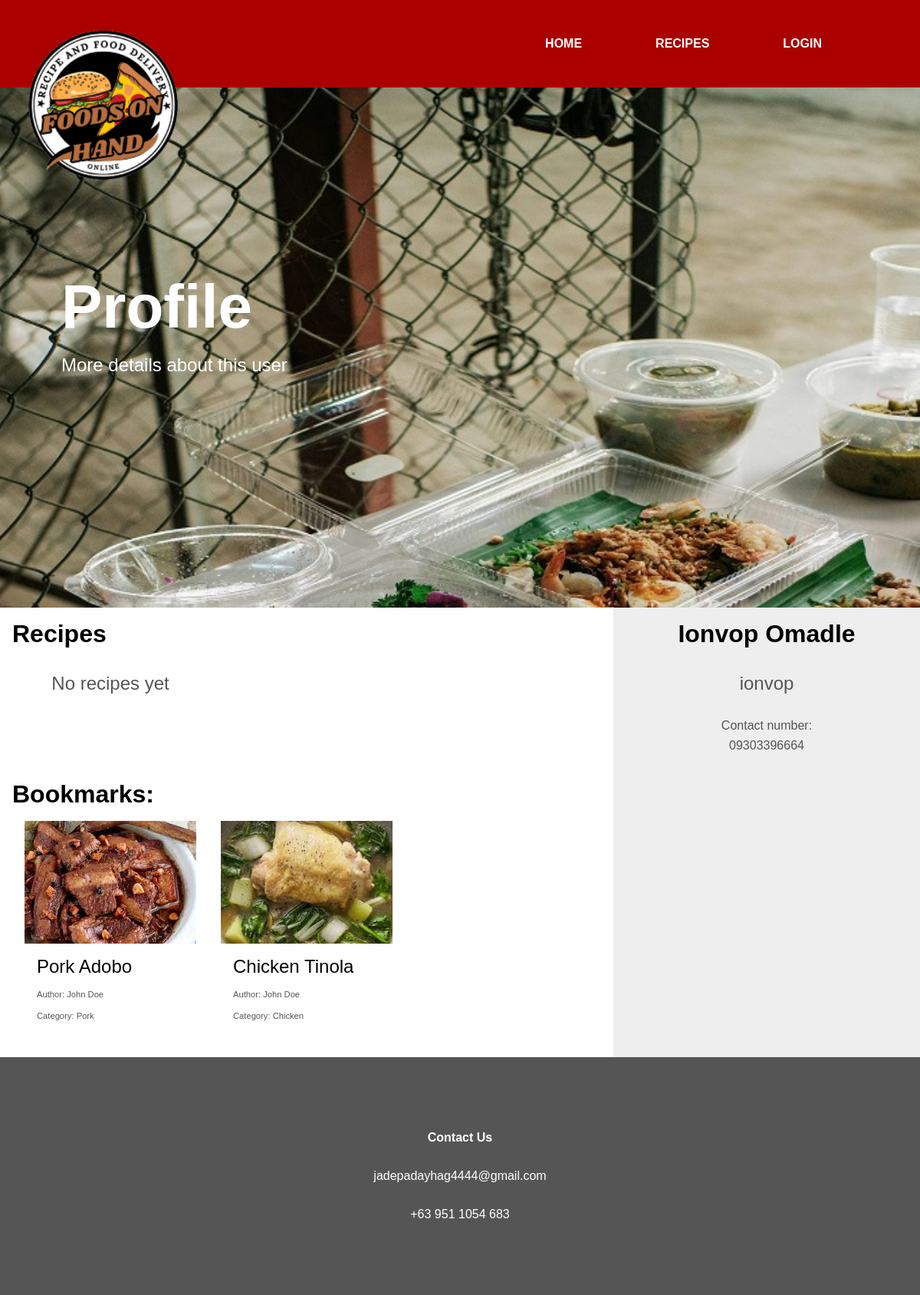
Page /profile/index.php?id=1 on the committed database.
### tables this page shows
CREATE TABLE `bookmarks` (`id` INTEGER PRIMARY KEY AUTOINCREMENT, `user_id` INTEGER REFERENCES `users`(`id`), `recipe_id` INTEGER REFERENCES `recipes`(`id`), `time` INTEGER DEFAULT (unixepoch()));

CREATE TABLE "recipes" (`id` INTEGER PRIMARY KEY AUTOINCREMENT, `user_id` INTEGER REFERENCES `users`(`id`), `title` TEXT, `content` TEXT, `category` TEXT, `image` TEXT, `time` INTEGER DEFAULT (unixepoch()));

CREATE TABLE "users" (`id` INTEGER PRIMARY KEY AUTOINCREMENT, firstname TEXT, lastname TEXT, `username` TEXT UNIQUE, phone TEXT, `hash` TEXT, session TEXT, `time` INTEGER DEFAULT (unixepoch()));

### profile/index.php (the view, shortened to what this page needs)
<?php
require_once "common.php";
$db = new SQLite3("database.db");
$query = <<<SQL
    SELECT * FROM `users` WHERE `id` = :id
SQL;
$stmt = $db->prepare($query);
$stmt->bindValue(":id", $_GET["id"]);
$target = $stmt->execute()->fetchArray(SQLITE3_ASSOC);
?>
<html>
    <head>
        <link rel="stylesheet" href="style.css">
    </head>
    <body>
        <?= renderHeader("Profile", "More details about this user") ?>
        <div style="
            display: grid;
            grid-template-columns: 2fr 1fr;"
            data-mobile="
            grid-template-columns: minmax(0, 1fr);">
            <div>
                <div style="
                    padding: 1rem;
                    font-size: 2rem;
                    font-weight: bold;">
                    Recipes
                </div>
                <div style="
                    display: grid;
                    grid-template-columns: repeat(3, 1fr);
                    padding: 1rem;
                    padding-top: 0rem;">
                    <?php
                        $count = 0;
                        if ($count == 0) {
                            echo <<<HTML
                                <div style="
                                    padding: 1rem;
                                    text-align: center;
                                    font-size: 1.5rem;
                                    color: #555;">
                                    No recipes yet
                                </div>
                            HTML;
                        }
                    ?>
                </div>
                <div style="
                    padding: 1rem;
                    padding-top: 5rem;
                    font-size: 2rem;
                    font-weight: bold;">
                    Bookmarks:
                </div>
                <div style="
                    display: grid;
                    grid-template-columns: repeat(3, 1fr);
                    padding: 1rem;
                    padding-top: 0rem;">
                    <?php
                        $query = <<<SQL
                            SELECT * FROM `bookmarks` WHERE `user_id` = :user_id
                        SQL;
                        $stmt = $db->prepare($query);
                        $stmt->bindValue(":user_id", $target["id"]);
                        $bookmarks = $stmt->execute();
                        while ($bookmark = $bookmarks->fetchArray(SQLITE3_ASSOC)) {
                            $query = <<<SQL
                                SELECT * FROM `recipes` WHERE `id` = :id
                            SQL;
                            $stmt = $db->prepare($query);
                            $stmt->bindValue(":id", $bookmark["recipe_id"]);
                            $recipe = $stmt->execute()->fetchArray(SQLITE3_ASSOC);
                            renderRecipe($recipe);
                        }
                    ?>
                </div>
            </div>
            <div style="
                background-color: #eee;">
                <div style="
                    padding: 1rem;
                    text-align: center;
                    font-size: 2rem;
                    font-weight: bold;">
                    <?= htmlentities($target["firstname"] . " " . $target["lastname"]) ?>
                </div>
                <div style="
                    padding: 1rem;
                    text-align: center;
                    font-size: 1.5rem;
                    color: #555;">
                    <?= htmlentities($target["username"]) ?>
                </div>
                <div style="
                    padding: 1rem;
                    padding-bottom: 0.5rem;
                    text-align: center;
                    color: #555;">
                    Contact number:
                </div>
                <div style="
                    padding: 1rem;
                    padding-top: 0rem;
                    text-align: center;
                    color: #555;">
                    <?= htmlentities($target["phone"]) ?>
                </div>
            </div>
        </div>
        <?= renderFooter() ?>
    </body>
</html>

### common.php (shortened to what this page needs)
<?php
function getUser() {
    $db = new SQLite3("database.db");
    if (isset($_COOKIE["session"]) == false) {
        return false;
    }
    $query = <<<SQL
        SELECT * FROM `users` WHERE `session` = :session
    SQL;
    $stmt = $db->prepare($query);
    $stmt->bindValue(":session", $_COOKIE["session"]);
    $user = $stmt->execute()->fetchArray();
    return $user;
}
function renderHeader($title, $description, $descriptionLink = false) {
    $title = str_replace("\n", "<br>", $title);
    $description = str_replace("\n", "<br>", $description);
    $user = getUser();
    $login = <<<HTML
        <a style="
            display: block;
            padding: 3rem;
            color: #fff;
            font-weight: bold;
            cursor: pointer;"
            data-mobile="
            padding: 1rem;"
            class="g_panelTab"
            href="login/">
            LOGIN
        </a>
    HTML;
    if ($descriptionLink == false) {
        $descriptionBlock = <<<HTML
            <div style="
                padding: 5rem;
                padding-top: 0rem;
                font-size: 1.5rem;
                color: #fff;">
                {$description}
            </div>
        HTML;
    }
    return <<<HTML
        <div style="
            height: 99vh;
            position: relative;
            background-image: url(assets/bg.jpg);
            background-size: cover;
            background-attachment: fixed;
            background-position: center;"
            data-mobile="
            height: 45rem;
            background-attachment: scroll;
            background-size: cover;"
            id="g_panelBackground">
            <div>
                <div style="
                    display: grid;
                    grid-template-columns: 1fr repeat(3, max-content) 5rem;
                    background-color: #a00;"
                    data-mobile="
                    grid-template-columns: 1fr;
                    text-align: center;">
                    <div></div>
                    <a style="
                        display: block;
                        padding: 3rem;
                        color: #fff;
                        font-weight: bold;
                        cursor: pointer;"
                        data-mobile="
                        padding: 1rem;"
                        class="g_panelTab"
                        href="./">
                        HOME
                    </a>
                    <a style="
                        display: block;
                        padding: 3rem;
                        color: #fff;
                        font-weight: bold;
                        cursor: pointer;"
                        data-mobile="
                        padding: 1rem;"
                        class="g_panelTab"
                        href="recipes/">
                        RECIPES
                    </a>
                    {$login}
                    <div></div>
                </div>
                <div style="
                    padding: 5rem;
                    padding-top: 15rem;
                    padding-bottom: 1rem;
                    font-size: 5rem;
                    font-weight: bold;
                    color: #fff;"
                    data-mobile="
                    padding-top: 5rem;">
                    {$title}
                </div>
                {$descriptionBlock}
            </div>
            <div style="
                position: absolute;
                left: 0rem;
                top: 0rem;
                padding: 1rem;">
                <img style="
                    width: 15rem;
                    height: 15rem;
                    object-fit: contain;"
                    data-mobile="
                    display: none;"
                    src="assets/logo.png">
            </div>
        </div>
    HTML;
}
function renderFooter() {
    return <<<HTML
        <div style="
            padding: 5rem;
            background-color: #555;
            color: #fff;
            text-align: center;">
            <div style="
                padding: 1rem;
                font-weight: bold;">
                Contact Us
            </div>
            <div style="
                padding: 1rem;">
                jadepadayhag4444@gmail.com
            </div>
            <div style="
                padding: 1rem;">
                +63 951 1054 683
            </div>
        </div>
    HTML;
}
function renderRecipe($recipe) {
    $db = new SQLite3("database.db");
    $categoryMap = [
        "pork" => "Pork",
        "chicken" => "Chicken",
        "beef" => "Beef",
        "fish" => "Fish",
        "vegetable" => "Vegetable",
        "seafood" => "Seafood"
    ];
    $src = "uploads/" . $recipe["image"];
    $title = htmlentities($recipe["title"]);
    $category = $categoryMap[$recipe["category"]];
    $query = <<<SQL
        SELECT * FROM `users` WHERE `id` = :id
    SQL;
    $stmt = $db->prepare($query);
    $stmt->bindValue(":id", $recipe["user_id"]);
    $author = $stmt->execute()->fetchArray(SQLITE3_ASSOC);
    echo <<<HTML
        <a style="
            padding: 1rem;
            padding-top: 0rem;"
            href="recipe/?id={$recipe['id']}">
            <div style="
                height: 10rem;">
                <img style="
                    width: 100%;
                    height: 100%;
                    object-fit: cover;"
                    src="{$src}">
            </div>
            <div style="
                display: grid;
                grid-template-rows: 1fr max-content;">
                <div style="
                    padding: 1rem;
                    font-size: 1.5rem;
                    overflow: hidden;">
                    {$title}
                </div>
                <div style="
                    padding: 1rem;
                    padding-top: 0rem;
                    font-size: 0.7rem;
                    color: #555;">
                    Author: {$author["firstname"]} {$author["lastname"]}
                </div>
                <div style="
                    padding: 1rem;
                    padding-top: 0rem;
                    font-size: 0.7rem;
                    color: #555;">
                    Category: {$category}
                </div>
            </div>
        </a>
    HTML;
}

### style.css (style rules this page uses)
body { margin: 0rem; padding: 0rem; font-size: 1rem; font-family: Arial, Helvetica, sans-serif; }
a { text-decoration: none; color: inherit; }

### rows in the picture
bookmarks: recipe.image (picture), recipe.title "Pork Adobo", users.firstname "John", users.lastname "Doe", recipe.category "Pork"
bookmarks: recipe.image (picture), recipe.title "Chicken Tinola", users.firstname "John", users.lastname "Doe", recipe.category "Chicken"
users: firstname+lastname "Ionvop Omadle", username "ionvop", phone "09303396664"

### other values in the picture
str_replace("\n", "<br>", $title) "Profile"
str_replace("\n", "<br>", $description) "More details about this user"
